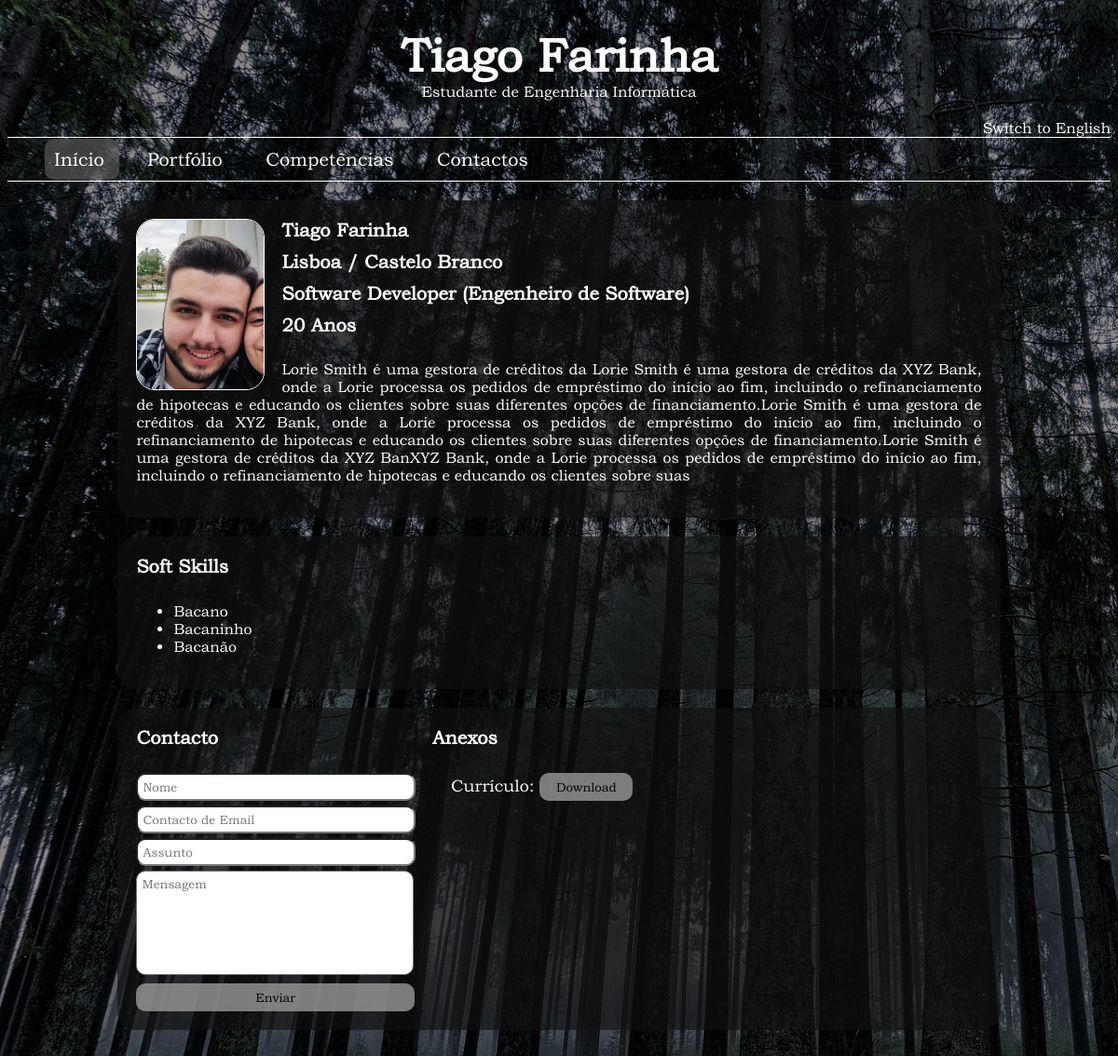
/, run on an earlier commit of the app's database.
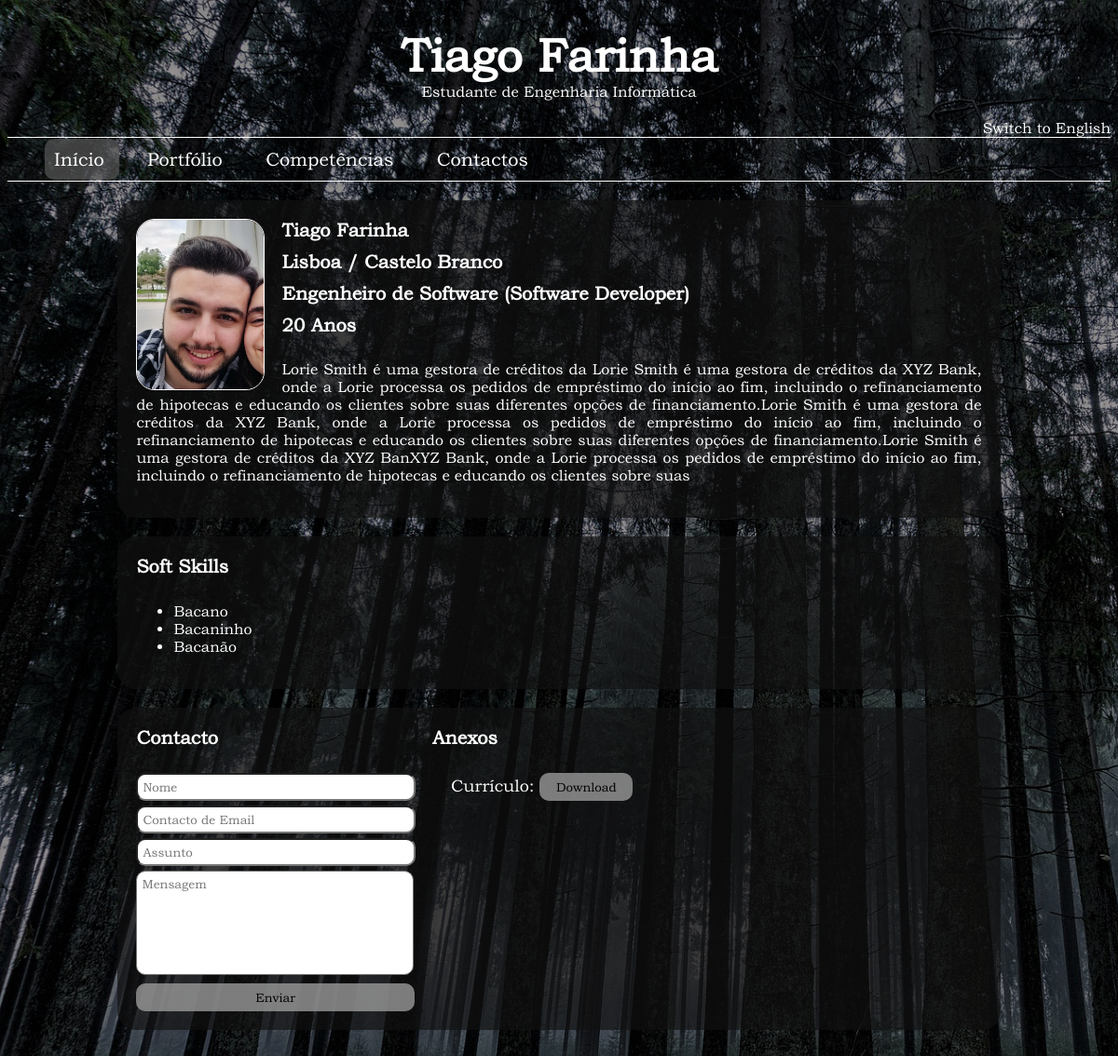
And on a later commit of the database.
### main_app/models.py (models this page shows, shortened)
class Profile(models.Model):
    name = models.CharField(max_length=100)
    address = models.CharField(max_length=200)
    job_interest = models.CharField(max_length=200)
    birthday = models.DateField()
    biography = models.TextField()
    profile_pic = models.ImageField(upload_to="./main_app/media")

class SocialSkill(models.Model):
    skill = models.CharField(max_length=50)
    profile = models.ForeignKey(Profile, on_delete=models.CASCADE)

class File(models.Model):
    name = models.CharField(max_length=100)
    label = models.CharField(max_length=100)
    file = models.FileField(upload_to="./main_app/files")

### main_app/views.py (the view)
# urls.py: path('', views.index, name='home_view'),
def index(request):
    check_language(request)
    profile = Profile.objects.get(pk=1)
    birth = date(profile.birthday.year, profile.birthday.month, profile.birthday.day)
    age = relativedelta(date.today(), birth).years
    info = {"profile": profile,
            "age": age,
            "active": "home",
            "files": File.objects.all(),
            }
    info = {**info, **LanguageUtils.get_base_words(request)}
    return render(request, "IndexPage.html", info)

### main_app/views.py (called while the page is built)
def check_language(request):
    try:
        request.session['lang']
    except KeyError:
        request.session['lang'] = 'pt'

### templates/IndexPage.html (shortened to what this page needs)
{% extends "DefaultPage.html" %}
{% load staticfiles %}
{% block content %}
    <section class="profile_style">
        <picture class="profile_pic">
            <img src="{{ profile.profile_pic.url }}" alt="Foto de Perfil">
        </picture>
        <section class="informations">
            <h3> {{ profile.name }}</h3>
            <h3> {{ profile.address }}</h3>
            <h3> {{ profile.job_interest }}</h3>
            <h3> {{ age }} Anos </h3>
        </section>
        <p class="description"> {{ profile.biography }} </p>
    </section>
    <section class="social_skills">
        <h4> Soft Skills </h4>
        <ul>
            {% for skill in profile.socialskill_set.all %}
                <li> {{ skill.skill }} </li>
            {% endfor %}
        </ul>
    </section>
    <section class="contact_and_files">
        <div class="send_message_style">
            <h4> {{ contact }} </h4>
            <form action="{% url 'send_email_view' %}" method="post">{% csrf_token %}
                <input type="text" placeholder="{{ name }}" name="name">
                <input type="email" placeholder="{{ contact_email }}" name="email">
                <input type="text" placeholder="{{ subject }}" name="subject">
                <textarea class="message_box" name="message" rows="10" cols="30" placeholder="{{ message }}"></textarea>
                <input type="submit" value="{{ send }}">
            </form>
        </div>
        <div class="anexos">
            <h4> {{ attachments }} </h4>
            {% for file in files %}
                <label> {{ file.label }}: </label>
                <a href="{{ file.file.url }}" download="{{ file.label }}_Tiago_Farinha">
                    <button class="downbutt"> Download</button>
                </a>
            {% endfor %}
        </div>
    </section>
{% endblock content %}

### templates/DefaultPage.html (shortened to what this page needs)
{% load staticfiles %}
<!DOCTYPE html>
<html lang="pt">
<head>
    <link rel="stylesheet" href="{% static 'style.css' %}">
</head>
<body>
<header>
    <section class="title">
        <h1> Tiago Farinha </h1>
        <p> {{ curr_job }} </p>
    </section>
    <section class="languages_change">
        {% if active == 'home' %}
            {% if request.session.lang == 'pt' %}
                <a href="{% url 'change_lang_view' %}"> Switch to English </a>
            {% else %}
                <a href="{% url 'change_lang_view' %}"> Mudar para Português </a>
            {% endif %}
        {% endif %}
    </section>
    <nav class="top_menu_bar" id="myTopnav">
        <ul>
            <li><a {% if active == 'home' %} class="active" {% endif %} href="{% url 'home_view' %}"> {{ home }} </a>
            </li>
            <li><a {% if active == 'portfolio' %} class="active" {% endif %} href="{% url 'portfolio_view' %}">
                {{ portfolio }} </a>
            </li>
            <li><a {% if active == 'skills' %} class="active" {% endif %} href="{% url 'skills_view' %}">
                {{ skills }} </a>
            </li>
            <li><a {% if active == 'contacts' %} class="active" {% endif %} href="{% url 'contacts_view' %}">
                {{ contacts }} </a>
            </li>
        </ul>
    </nav>
</header>
<section class="container">
    {% block content %}{% endblock content %}
</section>
</body>
</html>

### main_app/static/style.css (style rules this page uses)
body { background: url("images/back2_1.jpg") no-repeat fixed; background-size: cover; color: white; font-family: "Bookman Old Style"; padding-bottom: 100px; }
.languages_change { text-align: right; margin-top: 0; }
.languages_change a { text-decoration: none; color: white; }
.title { text-align: center; margin-bottom: 0; }
.title h1 { font-size: 50px; margin-bottom: 0px; margin-top: 30px; }
.title p { font-size: 16px; margin-top: 0px; margin-bottom: 20px; }
.top_menu_bar { border-bottom: solid white 1px; border-top: solid white 1px; margin-bottom: 20px; }
.top_menu_bar ul { margin-top: 0px; margin-bottom: 0px; padding-top: 11px; padding-bottom: 11px; }
.top_menu_bar ul li { font-size: 20px; display: inline; }
.top_menu_bar ul li a { text-decoration: none; color: white; margin-right: 20px; padding: 10px 10px 10px 10px; }
.active { background-color: #555555bb; border-radius: 10px; }
.container { width: 80%; margin: auto; }
.profile_style { background-color: #111111aa; border-radius: 20px; overflow: auto; padding: 20px; margin-bottom: 20px; }
.profile_pic { float: left; width: 15%; margin-right: 20px; }
.profile_pic img { border-radius: 20px; border: solid white 1px; width: 100%; }
.informations { overflow: hidden; }
.informations h3 { font-size: 20px; margin: 0 0 10px 0; }
.description { text-align: justify; }
.social_skills { background-color: #111111aa; border-radius: 20px; overflow: auto; padding: 20px; margin-bottom: 20px; }
.social_skills h4 { margin-top: 0; font-size: 20px; }
.contact_and_files { background-color: #111111aa; border-radius: 20px; overflow: auto; padding: 20px; }
.contact_and_files h4 { margin-top: 0; font-size: 20px; }
.send_message_style { width: 35%; float: left; }
.send_message_style input { width: 90%; }
.send_message_style input[type=text], input[type=email] { margin-bottom: 5px; border-radius: 10px; font-family: "Bookman Old Style"; padding: 5px; }
.message_box { font-family: "Bookman Old Style"; margin-bottom: 5px; height: 100px; resize: none; width: 90%; border-radius: 10px; padding: 5px; }
.send_message_style input[type=submit] { width: 94%; height: 30px; border-radius: 10px; font-family: "Bookman Old Style"; background-color: #999999cc; border-color: transparent; }
.anexos { overflow: hidden; margin: auto; }
.downbutt { border-radius: 10px; font-family: "Bookman Old Style"; background-color: #999999cc; border-color: transparent; height: 30px; width: 100px; }
.anexos label { margin-left: 20px; font-size: 18px; }

What changed in the data, as far as the page shows it:
changed Profile "Tiago Farinha": job_interest "Software Developer (Engenheiro de Software)" → "Engenheiro de Software (Software Developer)"
